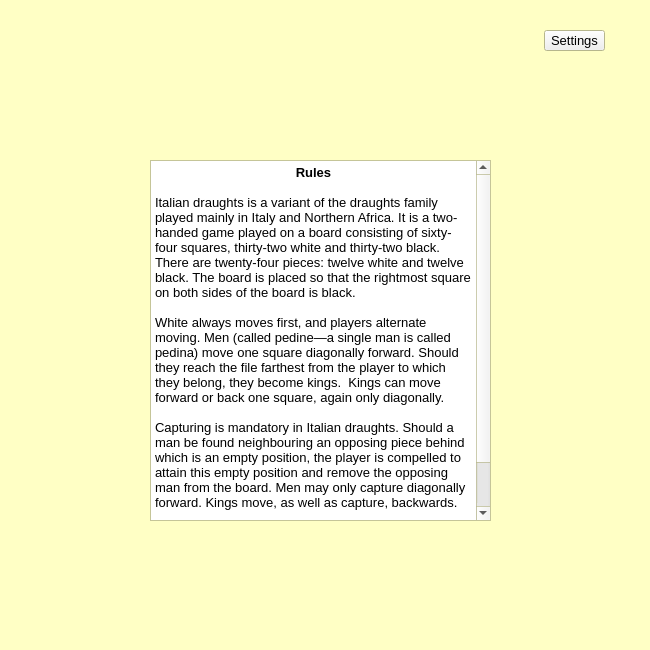
<?xml version="1.0" encoding="UTF-8"?>
<ui version="4.0">
 <class>start</class>
 <widget class="QDialog" name="start">
  <property name="enabled">
   <bool>true</bool>
  </property>
  <property name="geometry">
   <rect>
    <x>0</x>
    <y>0</y>
    <width>650</width>
    <height>650</height>
   </rect>
  </property>
  <property name="palette">
   <palette>
    <active>
     <colorrole role="Base">
      <brush brushstyle="SolidPattern">
       <color alpha="255">
        <red>255</red>
        <green>255</green>
        <blue>255</blue>
       </color>
      </brush>
     </colorrole>
     <colorrole role="Window">
      <brush brushstyle="SolidPattern">
       <color alpha="255">
        <red>255</red>
        <green>255</green>
        <blue>197</blue>
       </color>
      </brush>
     </colorrole>
    </active>
    <inactive>
     <colorrole role="Base">
      <brush brushstyle="SolidPattern">
       <color alpha="255">
        <red>255</red>
        <green>255</green>
        <blue>255</blue>
       </color>
      </brush>
     </colorrole>
     <colorrole role="Window">
      <brush brushstyle="SolidPattern">
       <color alpha="255">
        <red>255</red>
        <green>255</green>
        <blue>197</blue>
       </color>
      </brush>
     </colorrole>
    </inactive>
    <disabled>
     <colorrole role="Base">
      <brush brushstyle="SolidPattern">
       <color alpha="255">
        <red>255</red>
        <green>255</green>
        <blue>197</blue>
       </color>
      </brush>
     </colorrole>
     <colorrole role="Window">
      <brush brushstyle="SolidPattern">
       <color alpha="255">
        <red>255</red>
        <green>255</green>
        <blue>197</blue>
       </color>
      </brush>
     </colorrole>
    </disabled>
   </palette>
  </property>
  <property name="font">
   <font>
    <family>Arial</family>
    <pointsize>10</pointsize>
   </font>
  </property>
  <property name="windowTitle">
   <string>Dialog</string>
  </property>
  <widget class="QWidget" name="verticalLayoutWidget">
   <property name="geometry">
    <rect>
     <x>230</x>
     <y>80</y>
     <width>151</width>
     <height>51</height>
    </rect>
   </property>
   <layout class="QVBoxLayout" name="startLable"/>
  </widget>
  <widget class="QTextBrowser" name="rules">
   <property name="geometry">
    <rect>
     <x>150</x>
     <y>160</y>
     <width>341</width>
     <height>361</height>
    </rect>
   </property>
   <property name="html">
    <string>&lt;!DOCTYPE HTML PUBLIC &quot;-//W3C//DTD HTML 4.0//EN&quot; &quot;http://www.w3.org/TR/REC-html40/strict.dtd&quot;&gt;
&lt;html&gt;&lt;head&gt;&lt;meta name=&quot;qrichtext&quot; content=&quot;1&quot; /&gt;&lt;style type=&quot;text/css&quot;&gt;
p, li { white-space: pre-wrap; }
&lt;/style&gt;&lt;/head&gt;&lt;body style=&quot; font-family:'Arial'; font-size:10pt; font-weight:400; font-style:normal;&quot;&gt;
&lt;p align=&quot;center&quot; style=&quot; margin-top:0px; margin-bottom:0px; margin-left:0px; margin-right:0px; -qt-block-indent:0; text-indent:0px;&quot;&gt;&lt;span style=&quot; font-weight:600; color:#000000;&quot;&gt;Rules&lt;/span&gt;&lt;/p&gt;
&lt;p style=&quot;-qt-paragraph-type:empty; margin-top:0px; margin-bottom:0px; margin-left:0px; margin-right:0px; -qt-block-indent:0; text-indent:0px; color:#000000;&quot;&gt;&lt;br /&gt;&lt;/p&gt;
&lt;p style=&quot; margin-top:0px; margin-bottom:0px; margin-left:0px; margin-right:0px; -qt-block-indent:0; text-indent:0px;&quot;&gt;&lt;span style=&quot; color:#000000;&quot;&gt;Italian draughts is a variant of the draughts family played mainly in Italy and Northern Africa. It is a two-handed game played on a board consisting of sixty-four squares, thirty-two white and thirty-two black. There are twenty-four pieces: twelve white and twelve black. The board is placed so that the rightmost square on both sides of the board is black.&lt;/span&gt;&lt;/p&gt;
&lt;p style=&quot;-qt-paragraph-type:empty; margin-top:0px; margin-bottom:0px; margin-left:0px; margin-right:0px; -qt-block-indent:0; text-indent:0px; color:#000000;&quot;&gt;&lt;br /&gt;&lt;/p&gt;
&lt;p style=&quot; margin-top:0px; margin-bottom:0px; margin-left:0px; margin-right:0px; -qt-block-indent:0; text-indent:0px;&quot;&gt;&lt;span style=&quot; color:#000000;&quot;&gt;White always moves first, and players alternate moving. Men (called pedine—a single man is called pedina) move one square diagonally forward. Should they reach the file farthest from the player to which they belong, they become kings.  Kings can move forward or back one square, again only diagonally.&lt;/span&gt;&lt;/p&gt;
&lt;p style=&quot;-qt-paragraph-type:empty; margin-top:0px; margin-bottom:0px; margin-left:0px; margin-right:0px; -qt-block-indent:0; text-indent:0px; color:#000000;&quot;&gt;&lt;br /&gt;&lt;/p&gt;
&lt;p style=&quot; margin-top:0px; margin-bottom:0px; margin-left:0px; margin-right:0px; -qt-block-indent:0; text-indent:0px;&quot;&gt;&lt;span style=&quot; color:#000000;&quot;&gt;Capturing is mandatory in Italian draughts. Should a man be found neighbouring an opposing piece behind which is an empty position, the player is compelled to attain this empty position and remove the opposing man from the board. Men may only capture diagonally forward. Kings move, as well as capture, backwards.&lt;/span&gt;&lt;/p&gt;
&lt;p style=&quot;-qt-paragraph-type:empty; margin-top:0px; margin-bottom:0px; margin-left:0px; margin-right:0px; -qt-block-indent:0; text-indent:0px; color:#000000;&quot;&gt;&lt;br /&gt;&lt;/p&gt;
&lt;p style=&quot; margin-top:0px; margin-bottom:0px; margin-left:0px; margin-right:0px; -qt-block-indent:0; text-indent:0px;&quot;&gt;&lt;span style=&quot; color:#000000;&quot;&gt;A player wins when he has succeeded in capturing all of his opponent's pieces, or if his opponent resigns, or there are no possible moves left.&lt;/span&gt;&lt;/p&gt;&lt;/body&gt;&lt;/html&gt;</string>
   </property>
  </widget>
  <widget class="QToolButton" name="toolButton">
   <property name="geometry">
    <rect>
     <x>544</x>
     <y>30</y>
     <width>61</width>
     <height>21</height>
    </rect>
   </property>
   <property name="text">
    <string>Settings</string>
   </property>
  </widget>
 </widget>
 <resources/>
 <connections/>
</ui>
